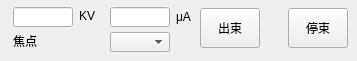
      <widget class="QWidget" name="rayWrox225Tab">
       <attribute name="title">
        <string>WROX</string>
       </attribute>
       <widget class="QPushButton" name="worx225XRayOffButton_2">
        <property name="geometry">
         <rect>
          <x>288</x>
          <y>8</y>
          <width>60</width>
          <height>40</height>
         </rect>
        </property>
        <property name="minimumSize">
         <size>
          <width>60</width>
          <height>40</height>
         </size>
        </property>
        <property name="maximumSize">
         <size>
          <width>60</width>
          <height>40</height>
         </size>
        </property>
        <property name="text">
         <string>停束</string>
        </property>
       </widget>
       <widget class="QLabel" name="worx225kvStaticLabel_2">
        <property name="geometry">
         <rect>
          <x>79</x>
          <y>7</y>
          <width>25</width>
          <height>18</height>
         </rect>
        </property>
        <property name="minimumSize">
         <size>
          <width>25</width>
          <height>18</height>
         </size>
        </property>
        <property name="maximumSize">
         <size>
          <width>25</width>
          <height>18</height>
         </size>
        </property>
        <property name="text">
         <string>KV</string>
        </property>
       </widget>
       <widget class="QLabel" name="worx225uaStaticLabel_2">
        <property name="geometry">
         <rect>
          <x>176</x>
          <y>7</y>
          <width>25</width>
          <height>19</height>
         </rect>
        </property>
        <property name="sizePolicy">
         <sizepolicy hsizetype="Preferred" vsizetype="Preferred">
          <horstretch>25</horstretch>
          <verstretch>18</verstretch>
         </sizepolicy>
        </property>
        <property name="minimumSize">
         <size>
          <width>25</width>
          <height>18</height>
         </size>
        </property>
        <property name="text">
         <string>μA</string>
        </property>
       </widget>
       <widget class="QPushButton" name="worx225XRayOnButton_2">
        <property name="geometry">
         <rect>
          <x>200</x>
          <y>8</y>
          <width>60</width>
          <height>40</height>
         </rect>
        </property>
        <property name="minimumSize">
         <size>
          <width>60</width>
          <height>40</height>
         </size>
        </property>
        <property name="maximumSize">
         <size>
          <width>60</width>
          <height>40</height>
         </size>
        </property>
        <property name="text">
         <string>出束</string>
        </property>
       </widget>
       <widget class="QComboBox" name="worx225FocusComboBox_2">
        <property name="geometry">
         <rect>
          <x>110</x>
          <y>32</y>
          <width>60</width>
          <height>20</height>
         </rect>
        </property>
        <property name="minimumSize">
         <size>
          <width>60</width>
          <height>20</height>
         </size>
        </property>
        <property name="maximumSize">
         <size>
          <width>60</width>
          <height>20</height>
         </size>
        </property>
       </widget>
       <widget class="QLineEdit" name="worx225EmissionCurrentEdit_2">
        <property name="geometry">
         <rect>
          <x>110</x>
          <y>7</y>
          <width>60</width>
          <height>20</height>
         </rect>
        </property>
        <property name="minimumSize">
         <size>
          <width>60</width>
          <height>20</height>
         </size>
        </property>
        <property name="maximumSize">
         <size>
          <width>60</width>
          <height>20</height>
         </size>
        </property>
       </widget>
       <widget class="QLineEdit" name="worx225VoltageInputEdit">
        <property name="geometry">
         <rect>
          <x>13</x>
          <y>7</y>
          <width>60</width>
          <height>20</height>
         </rect>
        </property>
        <property name="minimumSize">
         <size>
          <width>60</width>
          <height>20</height>
         </size>
        </property>
        <property name="maximumSize">
         <size>
          <width>60</width>
          <height>20</height>
         </size>
        </property>
       </widget>
       <widget class="QLabel" name="worx225FocusStaticLabel_2">
        <property name="geometry">
         <rect>
          <x>13</x>
          <y>32</y>
          <width>60</width>
          <height>18</height>
         </rect>
        </property>
        <property name="text">
         <string>焦点</string>
        </property>
       </widget>
      </widget>
